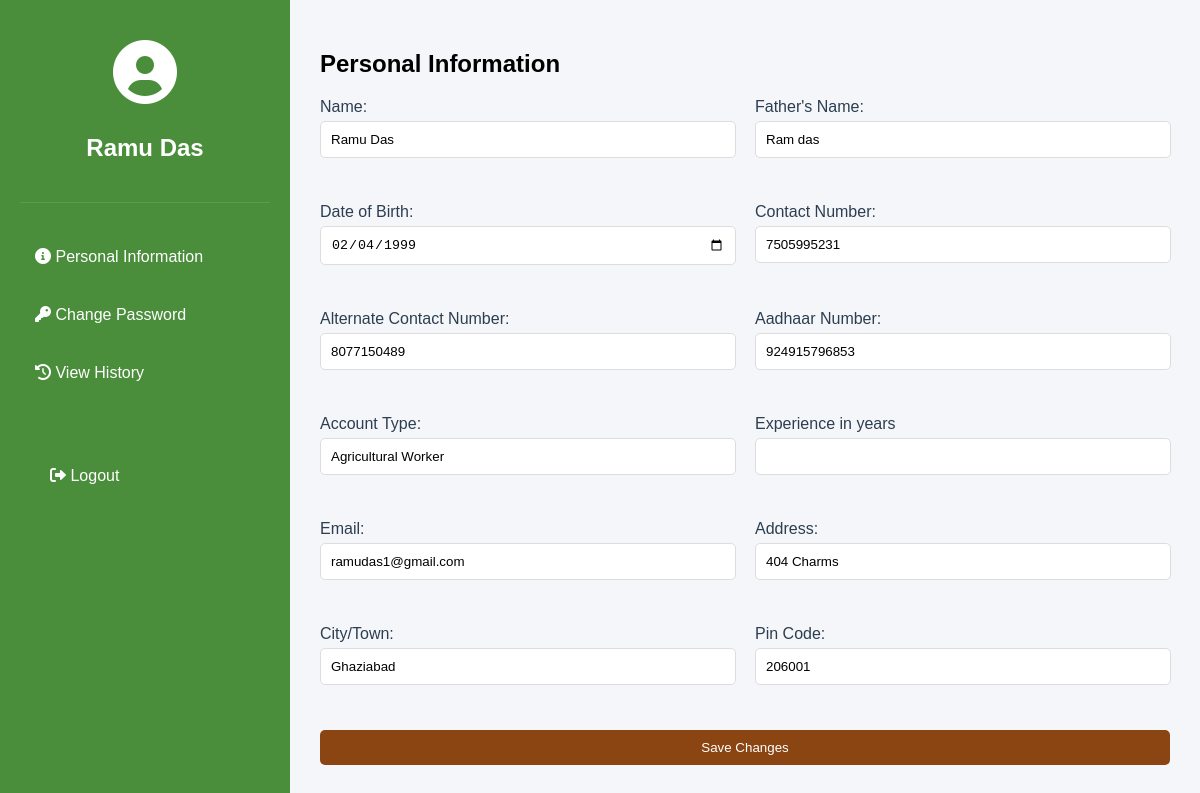
The page /profile/ (signed in) on the database its author committed.
### ACP/models.py (models this page shows, shortened)
class UserProfile(models.Model):
    USER_TYPES = [
        ('worker', 'Agricultural Worker'),
        ('provider', 'Land Provider'),
        ('buyer', 'Buyer'),
    ]
    user = models.OneToOneField(User, on_delete=models.CASCADE, related_name='userprofile')
    user_type = models.CharField(max_length=20, choices=USER_TYPES)
    phone_number = models.CharField(max_length=15)
    aadhar_number = models.CharField(max_length=12, null=True, blank=True)
    gst_number = models.CharField(max_length=15, null=True, blank=True)
    father_name = models.CharField(max_length=100, null=True, blank=True)
    dob = models.DateField(null=True, blank=True)
    alternate_contact = models.CharField(max_length=15, null=True, blank=True)
    address = models.TextField(null=True, blank=True)
    city = models.CharField(max_length=100, null=True, blank=True)
    pin_code = models.CharField(max_length=10, null=True, blank=True)
    year_of_experience = models.IntegerField( null=True, blank=True)

### ACP/views.py (the view)
# urls.py: path("profile/",profile, name='profile'),
@login_required
def profile(request):
    try:
        user_profile = request.user.userprofile
        if user_profile.user_type not in ['worker', 'provider', 'buyer']:
            return redirect('login')
        return render(request, 'profile.html', {'user_profile': user_profile})
    except UserProfile.DoesNotExist:
        return redirect('login')

### ACP/templates/profile.html (shortened to what this page needs)
<!DOCTYPE html>
<html lang="en">
<head>
    {% load static %}
    <link rel="stylesheet" href="{% static 'css/profile.css' %}">
    <link rel="stylesheet" href="https://cdnjs.cloudflare.com/ajax/libs/font-awesome/6.0.0/css/all.min.css">
</head>
<body>
    <div class="profile-container">
        <div class="sidebar">
            <div class="profile-header">
                <i class="fas fa-user-circle"></i>
                <h2>{{ user.get_full_name }}</h2>
            </div>
            <nav class="profile-nav">
                <a href="#personal-info" class="active"><i class="fas fa-info-circle"></i> Personal Information</a>
                <a href="{% url 'change_password' %}"><i class="fas fa-key"></i> Change Password</a>
                <a href="#history"><i class="fas fa-history"></i> View History</a>
                    <a href="{% url 'logout' %}"><button type="submit" id="logout-btn"><i class="fas fa-sign-out-alt"></i> Logout</button></a>
            </nav>
        </div>
        <div class="main-content">
            <section id="personal-info" class="active">
                <h2>Personal Information</h2>
                <form id="personal-info-form" method="POST" action="{% url 'update_profile' %}">
                    <div class="form-group">
                        <label>Name:</label>
                        <input type="text" id="name" value="{{ user.get_full_name }}" readonly>
                    </div>
                    <div class="form-group">
                        <label>Father's Name:</label>
                        <input type="text" id="father-name" name="father-name" value="{{ user_profile.father_name|default:'' }}">
                    </div>
                    <div class="form-group">
                        <label>Date of Birth:</label>
                        <input type="date" id="dob" name="dob" value="{{ user_profile.dob|date:'Y-m-d' }}">
                    </div>
                    <div class="form-group">
                        <label>Contact Number:</label>
                        <input type="tel" id="contact-number" name="contact-number" value="{{ user_profile.phone_number }}">
                    </div>
                    <div class="form-group">
                        <label>Alternate Contact Number:</label>
                        <input type="tel" id="Alternate-contact" name="alternate-contact" value="{{ user_profile.alternate_contact|default:'' }}">
                    </div>
                    <div class="form-group">
                        <label>Aadhaar Number:</label>
                        <input type="text" id="aadhaar-number" value="{{ user_profile.aadhar_number }}" readonly>
                    </div>
                    <div class="form-group">
                        <label>Account Type:</label>
                        <input type="text" id="account-type" value="{{ user_profile.get_user_type_display }}" readonly>
                    </div>
                    <div class="form-group">
                        <label>Experience in years </label>
                        <input type="text" id="year" value="{{ user_profile.get_year_of_experience|default:'' }}" >
                    </div>
                    <div class="form-group">
                        <label>Email:</label>
                        <input type="email" id="email" value="{{ user.email }}" readonly>
                    </div>
                    <div class="form-group">
                        <label>Address:</label>
                        <input type="text" id="address" name="address" value="{{ user_profile.address|default:'' }}">
                    </div>
                    <div class="form-group">
                        <label>City/Town:</label>
                        <input type="text" id="town" name="town" value="{{ user_profile.city|default:'' }}">
                    </div>
                    <div class="form-group">
                        <label>Pin Code:</label>
                        <input type="text" id="room" name="pin-code" value="{{ user_profile.pin_code|default:'' }}">
                    </div>
                    <button type="submit" class="save-btn">Save Changes</button>
                </form>
            </section>
        </div>
    </div>
</body>
</html>

### static/css/profile.css (style rules this page uses)
:root { --primary-color: #4a8e3b; --secondary-color: #8b4513; --background-color: #f5f6fa; --text-color: #2c3e50; --sidebar-width: 250px; }
body { margin: 0; font-family: 'Arial', sans-serif; background-color: var(--background-color); }
.profile-container { display: flex; min-height: 100vh; }
.sidebar { width: var(--sidebar-width); background-color: var(--primary-color); color: white; padding: 20px; }
.profile-header { text-align: center; padding: 20px 0; border-bottom: 1px solid rgba(255,255,255,0.1); }
.profile-header i { font-size: 64px; margin-bottom: 10px; }
.profile-nav { margin-top: 30px; }
.profile-nav a, #logout-btn { display: block; padding: 15px; color: white; text-decoration: none; margin-bottom: 10px; border-radius: 5px; transition: background-color 0.3s; }
#logout-btn { width: 100%; border: none; background: none; color: white; cursor: pointer; text-align: left; font-size: 16px; margin-top: 30px; }
.main-content { flex-grow: 1; padding: 30px; }
.form-group { margin-bottom: 15px; }
.form-group label { display: block; margin-bottom: 5px; color: var(--text-color); }
.form-group input { width: 95%; padding: 10px; border: 1px solid #ddd; border-radius: 5px; margin-bottom: 10px; }
.save-btn { background-color: var(--secondary-color); color: white; border: none; padding: 10px 20px; border-radius: 5px; cursor: pointer; }
@media (min-width: 768px) { #personal-info-form { display: grid; grid-template-columns: 1fr 1fr; gap: 20px; } }
@media (min-width: 768px) { .save-btn { grid-column: span 2; } }

### rows shown on the page
UserProfile: father-name "Ram das", dob "02/04/1999", contact-number "7505995231", alternate-contact "8077150489", aadhar_number "924915796853", user_type "Agricultural Worker", address "404 Charms", town "Ghaziabad", pin-code "206001"

### other values the page prints
{{ user.get_full_name }} "Ramu Das"
